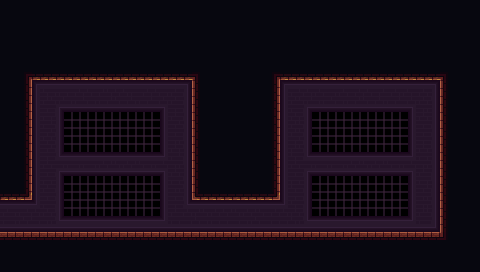

This is a level from a 2D game, rendered from its Tiled map with the project's own tilesets. A one-line summary and the map file follow, with tile-layer data summarised:
An orthogonal 60x34 tile map with 8x8 px tiles, 3 tile layers (wall, terrain, details), 2 tilesets and 7 objects (2x playerSpawn, exit).

<map version="1.4" tiledversion="1.4.2" orientation="orthogonal" renderorder="right-down" width="60" height="34" tilewidth="8" tileheight="8" infinite="0" nextlayerid="6" nextobjectid="8">
 <tileset firstgid="1" source="terrain8.tsx" />
 <tileset firstgid="1025" source="doodad8.tsx" />
 <layer id="3" name="wall" width="60" height="34">
  <data>[2040 cells, 1792 non-empty, 25 distinct tile ids]</data>
 </layer>
 <objectgroup id="5" name="instances">
  <object id="1" name="start" type="playerSpawn" x="40" y="216">
   <point />
  </object>
  <object id="2" type="exit" x="-32" y="200" width="32" height="32">
   <properties>
    <property name="map" type="file" value="Map8-2.tmx" />
    <property name="spawn" value="right" />
   </properties>
  </object>
  <object id="3" name="left" type="playerSpawn" x="16" y="216">
   <point />
  </object>
  <object id="4" gid="1026" x="168" y="192" width="24" height="24" />
  <object id="5" gid="1025" x="32" y="192" width="24" height="24" />
  <object id="6" gid="1025" x="280" y="192" width="24" height="24" />
  <object id="7" gid="1026" x="416" y="192" width="24" height="24" />
 </objectgroup>
 <layer id="4" name="terrain" width="60" height="34">
  <data>[2040 cells, 1220 non-empty, 10 distinct tile ids]</data>
 </layer>
 <layer id="2" name="details" width="60" height="34">
  <data>[2040 cells, 0 non-empty, 0 distinct tile ids]</data>
 </layer>
</map>
